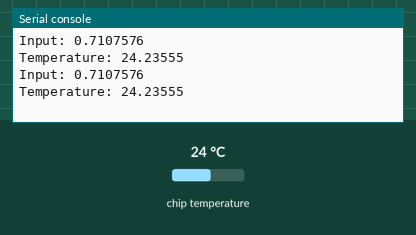
A program run on a simulated Raspberry Pi Pico running MicroPython. Parts: the last lines printed to the serial console. The test bench sets the inputs (shaded band); at power-on: chip temperature 24 °C.

Above: at 1.2 s.
1.3 s: chip temperature set to 1 °C
At 2.5 s:
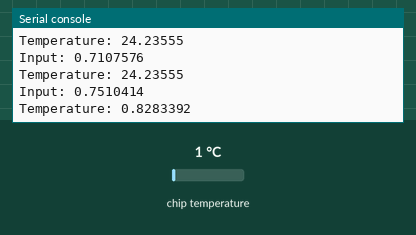
2.8 s: chip temperature set to 11 °C
At 3.8 s:
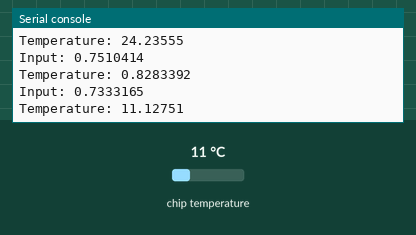
Timing chart, 0 to 5.8 s (numbered marks = the images above; inputs shaded):
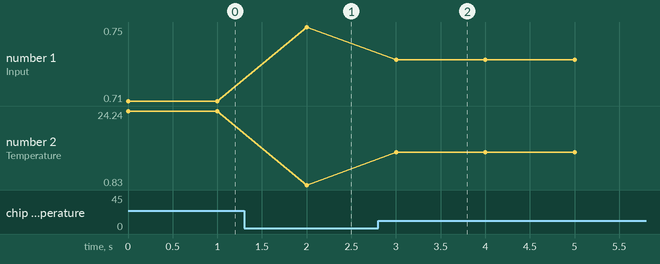

The program:

Internal-temp.py
```python
from machine import Pin, ADC
from time import sleep

analog_value = ADC(4)

while True:
    reading = analog_value.read_u16()
    vin = reading * 3.3 / 65535
    temperature = 27 - (vin - 0.706)/0.001721
    print('Input:', vin, '\nTemperature:', temperature)
    sleep(1)
```

Measured:
- after the input at 1.3 s, the serial console: prints a new line after 0.70 s (image 1)
- after the input at 2.8 s, the serial console: prints a new line after 0.20 s (image 2)
- plotted number 1: 0.71 → 0.75 after the input at 1.3 s, 0.75 → 0.73 after the input at 2.8 s
- plotted number 2: 24.24 → 0.83 after the input at 1.3 s, 0.83 → 11.13 after the input at 2.8 s
